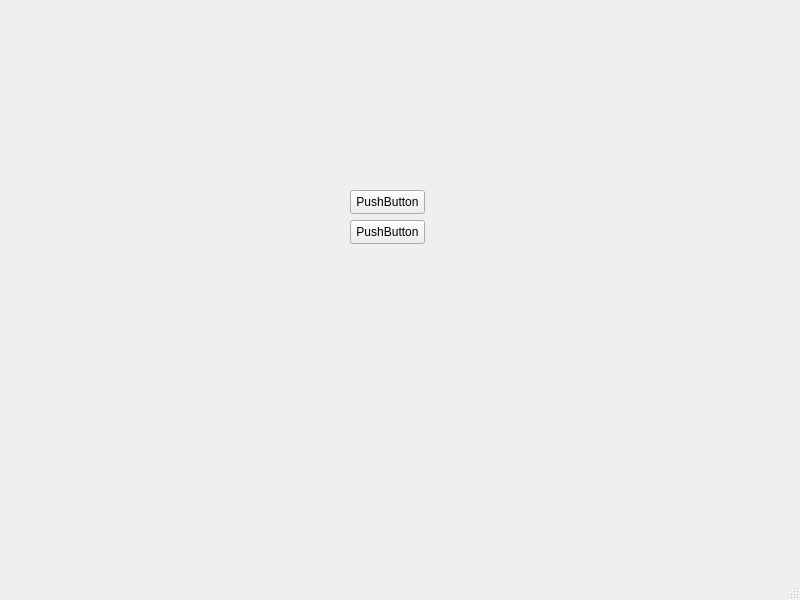
<?xml version="1.0" encoding="UTF-8"?>
<ui version="4.0">
 <class>MainWindow</class>
 <widget class="QMainWindow" name="MainWindow">
  <property name="geometry">
   <rect>
    <x>0</x>
    <y>0</y>
    <width>800</width>
    <height>600</height>
   </rect>
  </property>
  <property name="windowTitle">
   <string>MainWindow</string>
  </property>
  <widget class="QWidget" name="centralwidget">
   <widget class="QPushButton" name="pushButton">
    <property name="geometry">
     <rect>
      <x>350</x>
      <y>190</y>
      <width>75</width>
      <height>24</height>
     </rect>
    </property>
    <property name="text">
     <string>PushButton</string>
    </property>
   </widget>
   <widget class="QPushButton" name="pushButton_2">
    <property name="geometry">
     <rect>
      <x>350</x>
      <y>220</y>
      <width>75</width>
      <height>24</height>
     </rect>
    </property>
    <property name="text">
     <string>PushButton</string>
    </property>
   </widget>
  </widget>
  <widget class="QMenuBar" name="menubar">
   <property name="geometry">
    <rect>
     <x>0</x>
     <y>0</y>
     <width>800</width>
     <height>22</height>
    </rect>
   </property>
  </widget>
  <widget class="QStatusBar" name="statusbar"/>
 </widget>
 <resources/>
 <connections/>
</ui>
